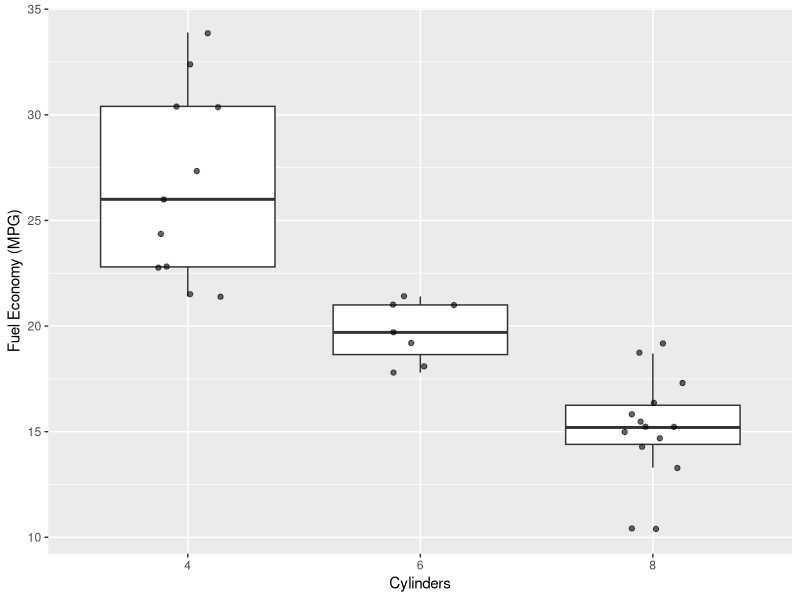
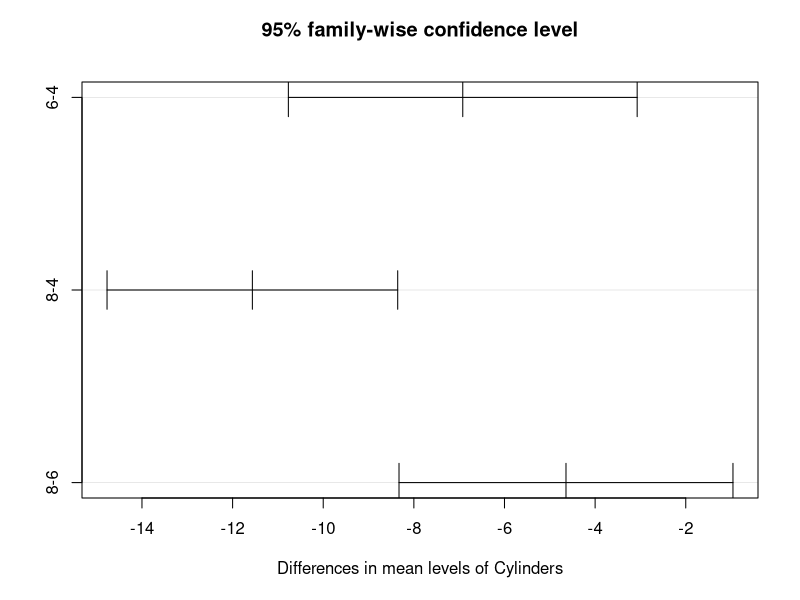
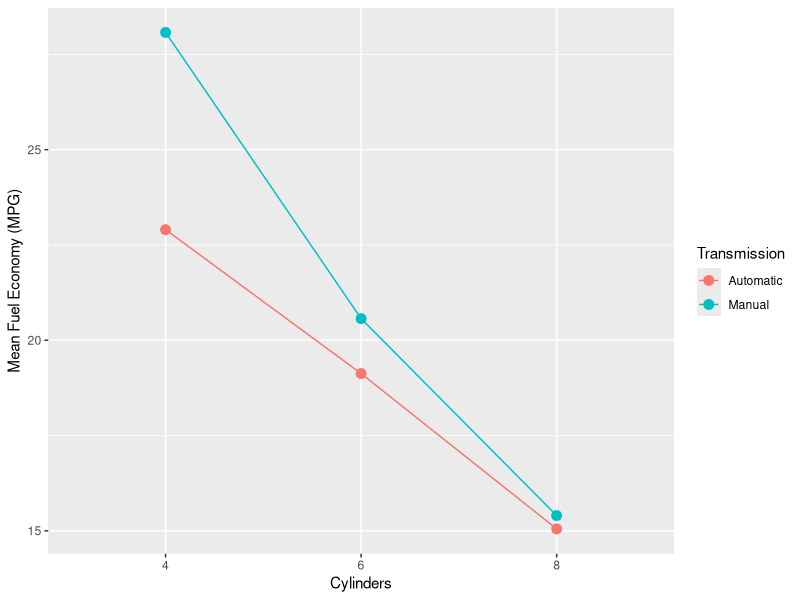

Source code (R) for these figures, in order:
## ---- chunk 1
#| message: false
library( tidyverse )
data( mtcars )
## ---- chunk 2
cars <- data.frame( MPG = mtcars$mpg,
                    Cylinders = factor( mtcars$cyl ),
                    Transmission = factor( ifelse( mtcars$am == 0, "Automatic", "Manual" ) ) )
summary( cars )
## ---- chunk 3
ggplot( cars, aes(x = Cylinders, y = MPG) ) +
  geom_boxplot( outlier.shape = NA ) +
  geom_jitter( width = 0.15, alpha = 0.6 ) +
  ylab( "Fuel Economy (MPG)" )
## ---- chunk 4
p.any <- 1 - (1 - 0.05)^3
p.any
## ---- chunk 5
fit.cyl <- aov( MPG ~ Cylinders, data = cars )
tab.cyl <- anova( fit.cyl )
tab.cyl
## ---- chunk 6
r2.cyl <- tab.cyl$`Sum Sq`[1] / sum( tab.cyl$`Sum Sq` )
r2.cyl
## ---- chunk 7
tuk.cyl <- TukeyHSD( fit.cyl )
tuk.cyl
plot( tuk.cyl )
## ---- chunk 8
fit.both <- aov( MPG ~ Cylinders * Transmission, data = cars )
anova( fit.both )
## ---- chunk 9
cars |>
  group_by( Cylinders, Transmission ) |>
  summarize( MPG = mean( MPG ), N = n(), .groups = "drop" ) -> cell.means
cell.means

ggplot( cell.means, aes(x = Cylinders, y = MPG, color = Transmission, group = Transmission) ) +
  geom_point( size = 3 ) +
  geom_line() +
  ylab( "Mean Fuel Economy (MPG)" )
